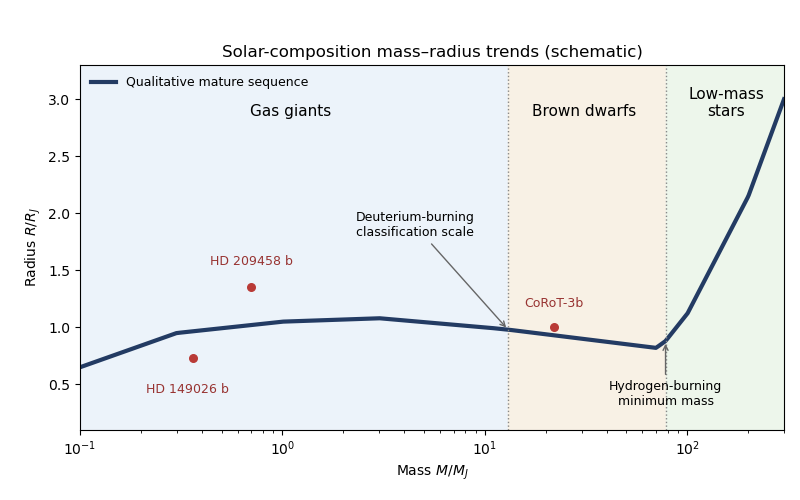

The Python source for this figure:
"""Qualitative solar-composition M–R sketch, NOT an evolutionary model grid.
Python 3.14.4 / NumPy 2.3.5 / Matplotlib 3.10.7.
Writes an opaque 800 x 500 PNG into the current working directory.
Historical example coordinates are approximate; see the adjacent exam solution.
"""
from pathlib import Path
import numpy as np
import matplotlib
matplotlib.use('Agg')
import matplotlib.pyplot as plt

mknots=np.array([.1,.3,1,3,10,13,30,70,78,100,200,300])
rknots=np.array([.65,.95,1.05,1.08,1.,.98,.90,.82,.88,1.12,2.15,3.0])
mass=np.geomspace(.1,300,600)
radius=np.interp(np.log10(mass),np.log10(mknots),rknots)
fig,ax=plt.subplots(figsize=(8,5),dpi=100,facecolor='white')
fig.subplots_adjust(left=.1,right=.98,bottom=.14,top=.87)
ax.axvspan(.1,13,color='#ecf3fa')
ax.axvspan(13,78,color='#f8f1e5')
ax.axvspan(78,300,color='#edf6eb')
ax.semilogx(mass,radius,color='#233b63',linewidth=3,label='Qualitative mature sequence')
for m in [13,78]: ax.axvline(m,color='#888888',linestyle=':',linewidth=1)
ax.text(1.1,2.85,'Gas giants',ha='center',fontsize=11)
ax.text(31,2.85,'Brown dwarfs',ha='center',fontsize=11)
ax.text(156,2.85,'Low-mass\nstars',ha='center',fontsize=11)
ax.annotate('Deuterium-burning\nclassification scale',xy=(13,.98),xytext=(4.5,1.8),
            ha='center',fontsize=9,arrowprops={'arrowstyle':'->','color':'#666666'})
ax.annotate('Hydrogen-burning\nminimum mass',xy=(78,.88),xytext=(78,.32),
            ha='center',fontsize=9,arrowprops={'arrowstyle':'->','color':'#666666'})
examples=[(.7,1.35,'HD 209458 b',(0,16)),(.36,.73,'HD 149026 b',(-4,-25)),(22.,1.0,'CoRoT-3b',(0,15))]
for m,r,label,offset in examples:
    ax.scatter([m],[r],s=30,color='#b93a36',zorder=5)
    ax.annotate(label,xy=(m,r),xytext=offset,textcoords='offset points',ha='center',fontsize=9,color='#983331')
ax.set_xlim(.1,300)
ax.set_ylim(.1,3.3)
ax.set_xlabel(r'Mass $M/M_J$')
ax.set_ylabel(r'Radius $R/R_J$')
ax.set_title('Solar-composition mass–radius trends (schematic)')
ax.legend(loc='upper left',fontsize=9,frameon=False)
fig.savefig(Path.cwd()/'paper-315-mass-radius.png',dpi=100,facecolor='white',transparent=False)
plt.close(fig)
